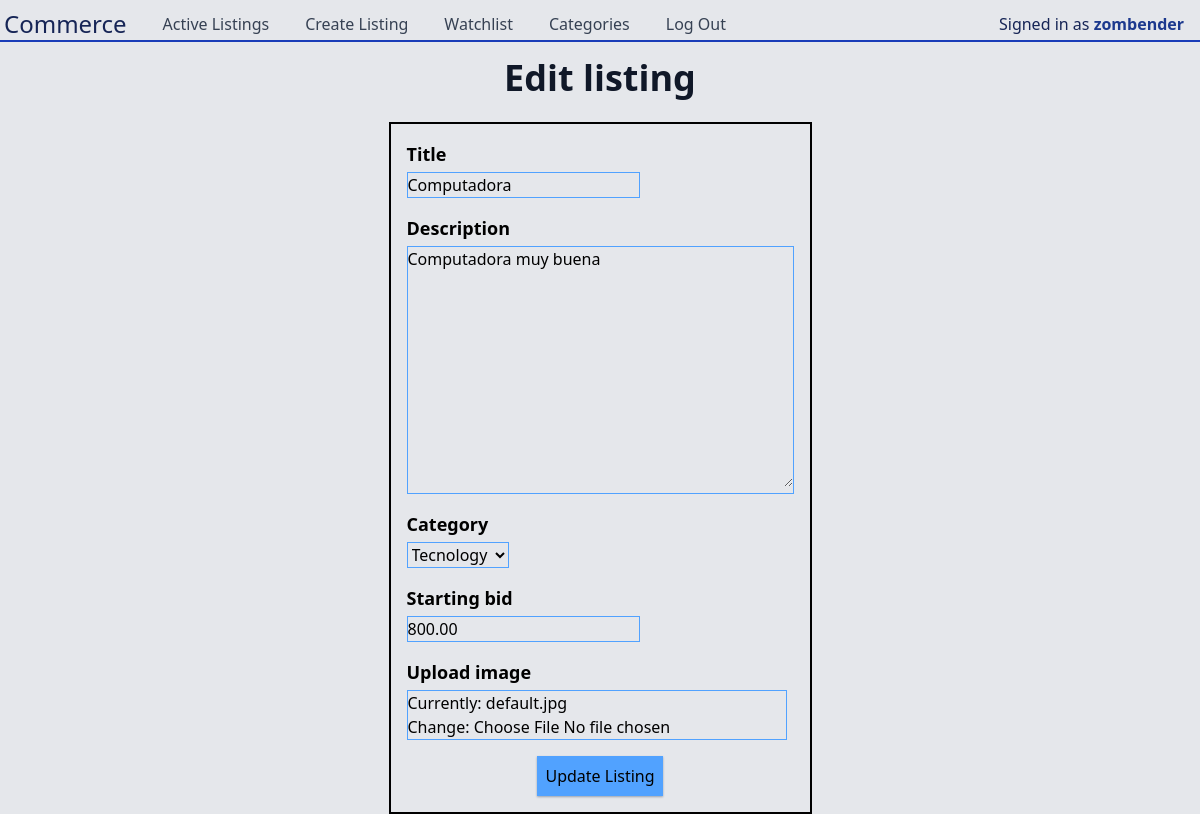
/listing/1/edit (signed in), run on the app's committed database.
### auctions/models.py (models this page shows, shortened)
class User(AbstractUser):
    pass

class Listing(models.Model):
    author = models.ForeignKey(User, on_delete=models.CASCADE)
    category = models.ForeignKey(Category, on_delete=models.SET_NULL, null=True, blank=True)
    title = models.CharField(max_length=200)
    description = models.TextField(blank=True, default='')
    starting_bid = models.DecimalField(max_digits=10, decimal_places=2, validators=[MinValueValidator(0.01)])
    date_posted = models.DateTimeField(default=timezone.now)
    image = models.ImageField(default='default.jpg', upload_to='product-pics')
    watchlist = models.ManyToManyField(User, blank=True, related_name='watchlist')
    is_active = models.BooleanField(default=True)

### auctions/views.py (the view, shortened to what this page needs)
# urls.py: path('listing/<int:pk>/edit', views.UpdateListingView.as_view(), name='edit-listing'),
class UpdateListingView(LoginRequiredMixin, UserPassesTestMixin, UpdateView):
    model = Listing
    template_name = 'auctions/edit-listing.html'
    form_class = ListingForm
    success_url = reverse_lazy('index')
    def test_func(self):
        listing = self.get_object()
        if listing.author == self.request.user:
            return True
        return False

### auctions/forms.py (shortened to what this page needs)
class ListingForm(forms.ModelForm):
    class Meta:
        model = Listing
        fields = ['title',
                  'description',
                  'category',
                  'starting_bid',
                  'image',
                  'is_active']

### auctions/models.py (called while the page is built)
    def __str__(self):
        return self.name

### auctions/templates/auctions/edit-listing.html (shortened to what this page needs)
{% extends "auctions/layout.html" %}
{% block body %}
    <main class="flex flex-col items-center h-[90vh] gap-y-6">
        <h2 class="flex justify-center text-4xl font-bold text-gray-900 mt-4 ">Edit listing</h2>
        <form method="POST" enctype="multipart/form-data" class="flex flex-col gap-y-4 border-2 p-4">
            <div class="form-create-container">
                <label for="{{ form.title.id_for_label }}" class="form-create-label">Title</label>
                <div class="form-create-input self-start">
                    {{ form.title }}
                </div>
            </div>
            <div class="form-create-container">
                <label for="{{ form.description.id_for_label }}" class="form-create-label">Description</label>
                <div class="form-create-input">
                    {{ form.description }}
                </div>
            </div>
            <div class="form-create-container">
                <label for="{{ form.category.id_for_label }}" class="form-create-label">Category</label>
                <div class="form-create-input self-start">
                    {{ form.category }}
                </div>
            </div>
            <div class="form-create-container">
                <label for="{{ form.starting_bid.id_for_label }}" class="form-create-label">Starting bid</label>
                <div class="form-create-input self-start">
                    {{ form.starting_bid }}
                </div>
            </div>
            <div class="form-create-container">
                <label for="{{ form.image.id_for_label }}" class="form-create-label">Upload image</label>
                <div class="form-create-input self-start">
                    {{ form.image }}
                </div>
            </div>
            <button type="submit"
                    class="bg-blue-400 hover:bg-blue-700 hover:text-white hover:underline p-2 self-center border-0.5 border-gray-700 shadow-xs shadow-gray-400 transition-colors duration-100 ease-in-out">
                Update Listing
            </button>
        </form>
    </main>
{% endblock %}

### auctions/templates/auctions/layout.html (shortened to what this page needs)
{% load static %}
<!DOCTYPE html>
<html lang="en">
<head>
    <link href="{% static 'auctions/output.css' %}" rel="stylesheet">
</head>
<body class="h-screen bg-gray-200">
<header class="w-full mt-2">
    <div class="flex flex-row justify-between items-center border-b-2 px-1 border-b-blue-800">
        <div class="flex items-center justify-center">
            <h1 class="flex items-center justify-center text-2xl text-blue-950 mr-5 sm:mr-7 md:mr-8 lg:mr-9">
                Commerce
            </h1>
            <nav class="flex">
                <ul class="flex flex-row gap-x-3 sm:gap-x-7 md:gap-x-8 lg:gap-x-9 list-none ">
                    {% if user.is_authenticated %}
                        <li class="nav-item">
                            <a class="{% if request.resolver_match.view_name == 'index' %}text-blue-700 {% else %} text-gray-700{% endif %} nav-item-a" href="{% url 'index' %}">Active Listings</a>
                        </li>
                        <li class="nav-item">
                            <a class="{% if request.resolver_match.view_name == 'create-listing' %}text-blue-700 {% else %} text-gray-700{% endif %} nav-item-a"  href="{% url 'create-listing' %}">Create Listing</a>
                        </li>
                        <li class="nav-item">
                            <a class="{% if request.resolver_match.view_name == 'watchlist' %}text-blue-700 {% else %} text-gray-700{% endif %} nav-item-a"  href="{% url 'watchlist' %}">Watchlist</a>
                        </li>
                        <li class="nav-item">
                            <a class="{% if request.resolver_match.view_name == 'category' %}text-blue-700 {% else %} text-gray-700{% endif %} nav-item-a"  href="{% url 'category' %}">Categories</a>
                        </li>
                        <li class="nav-item">
                            <a class="{% if request.resolver_match.view_name == 'logout' %}text-blue-700 {% else %} text-gray-700{% endif %} nav-item-a"  href="{% url 'logout' %}">Log Out</a>
                        </li>
                    {% endif %}
                </ul>
            </nav>
        </div>
        <div class="h-full flex items-center justify-center ml-3 mr-3">
            <h2 class="text-1xl text-blue-950 self-center ">
                {% if user.is_authenticated %}
                    Signed in as <strong class="text-blue-900">{{ user.username }}</strong>
                {% else %}
                    Not signed in
                {% endif %}
            </h2>
        </div>
    </div>
</header>
{% block body %}
{% endblock %}
</body>
</html>

### data on the page
User: username "zombender"
Listing: title "Computadora", description "Computadora muy buena", category "Tecnology", starting_bid "800.00"
